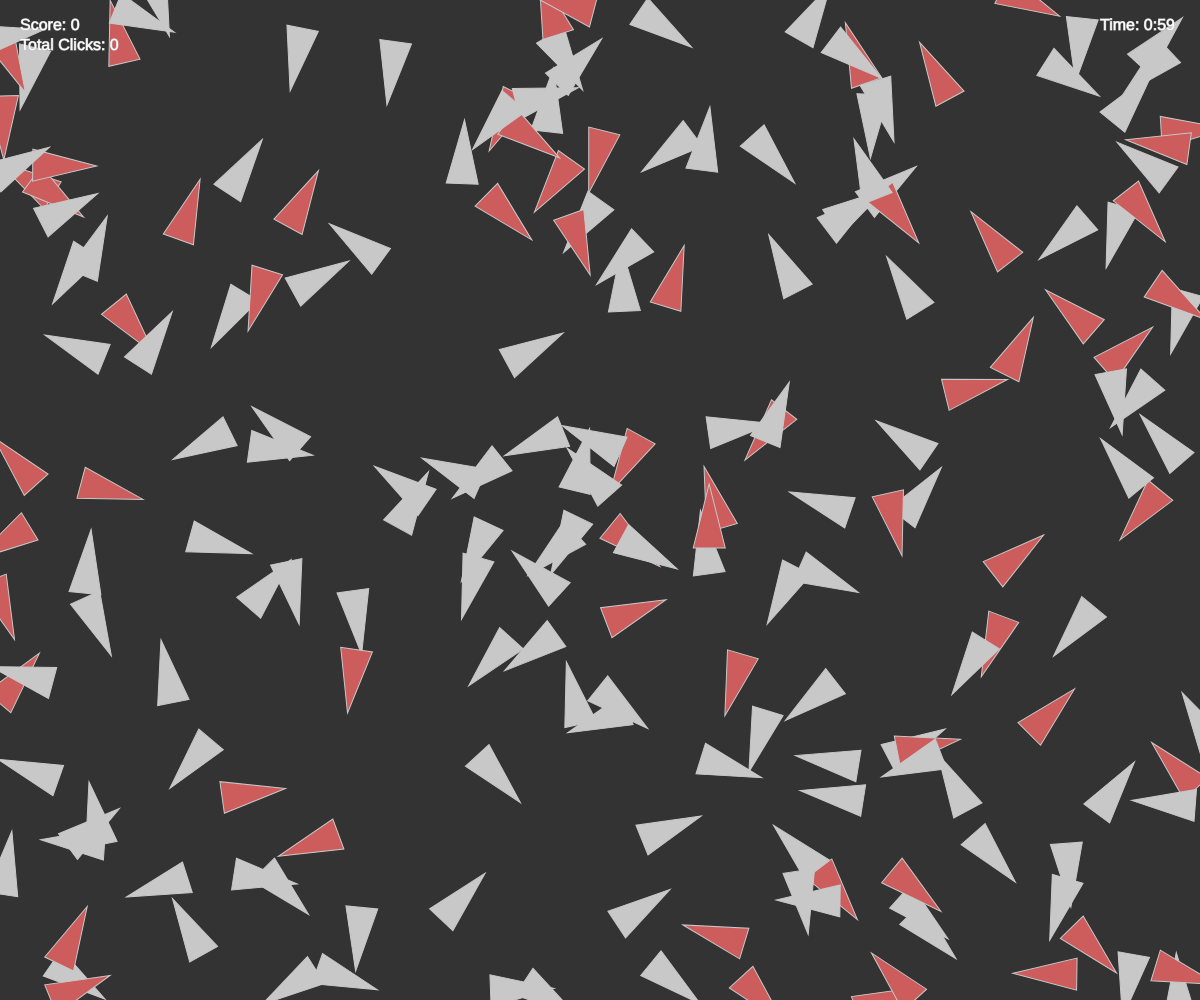
Frame 1 (no input)
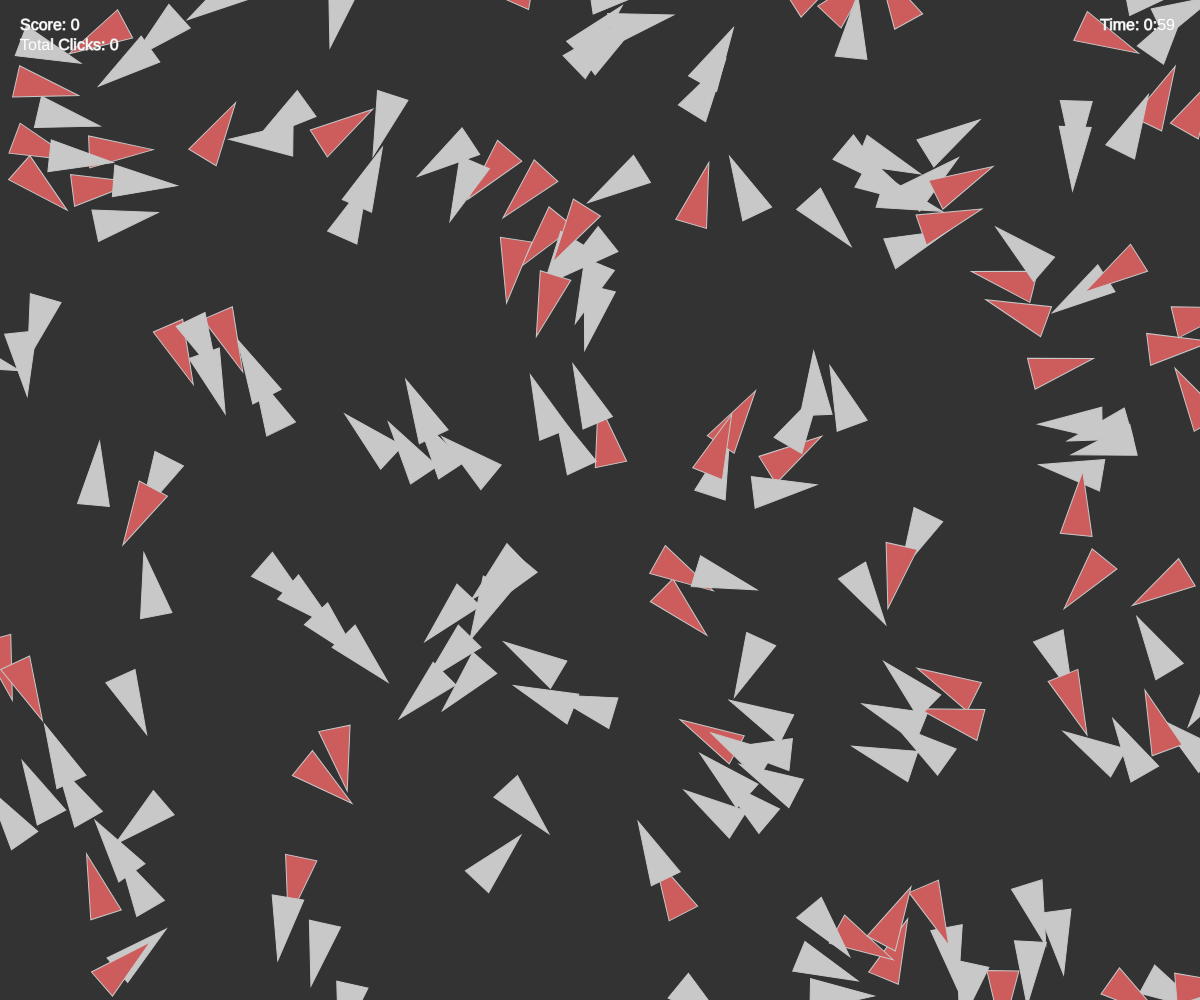
Frame 60 (no input)
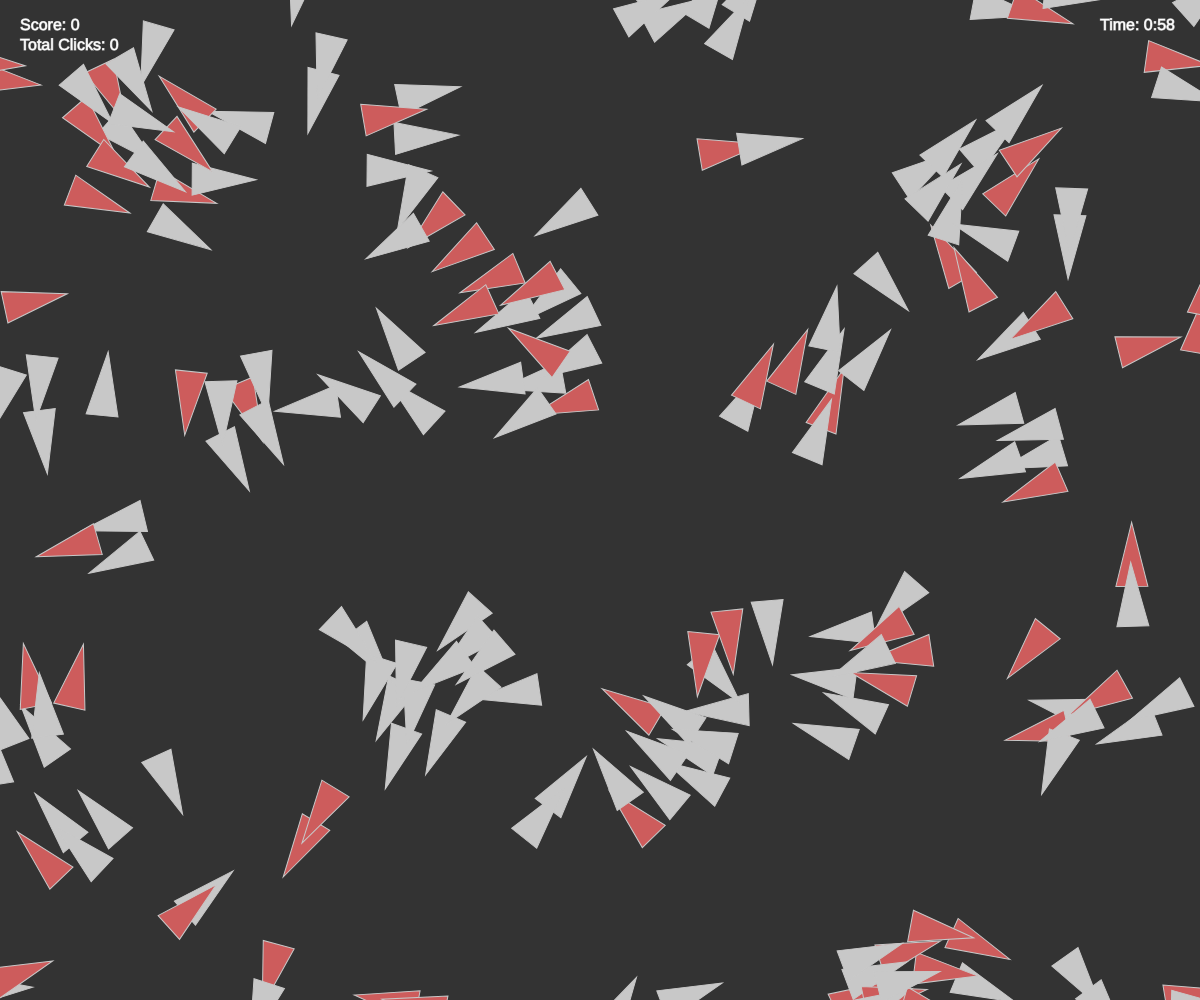
Frame 120 (the mouse pressed at the canvas centre since frame 60)

The p5.js sketch that drew these frames (run headless with seeded random() and noise() and a simulated clock; from frame 60 on, the mouse is pressed at the canvas centre):

// p5.js sketch
// ── sketch.js
//separation and cohesion
//flock position randomised

let flock;
let increaseSpeedButton;
let decreaseSpeedButton;
let increaseBoidsButton;
let decreaseBoidsButton;
let speed = 1.5;
let minSpeed = 0.5;
let maxSpeed = 10;
let minBoids = 10;
let maxBoids = 700;
let boidIncrement = 15;
let score = 0;
let totalClicks = 0; 
let startTime;
let elapsedTime = 0;
let gameRunning = true;

function setup() 
{
    createCanvas(windowWidth, windowHeight);
  cursor(CROSS); // Set the custom cursor image here

  flock = new Flock();

  for (let i = 0; i < 200; i++) {
    let x = random(width); // Generate random x position
    let y = random(height); // Generate random y position
    let b = new Boid(x, y); // Create a new boid at random position
    flock.addBoid(b);
  }

  increaseSpeedButton = createButton('Increase Speed');
  increaseSpeedButton.position(20, height + 20);
  increaseSpeedButton.mousePressed(increaseSpeed);

  decreaseSpeedButton = createButton('Decrease Speed');
  decreaseSpeedButton.position(160, height + 20);
  decreaseSpeedButton.mousePressed(decreaseSpeed);

  increaseBoidsButton = createButton('Increase Boids');
  increaseBoidsButton.position(300, height + 20);
  increaseBoidsButton.mousePressed(increaseBoids);

  decreaseBoidsButton = createButton('Decrease Boids');
  decreaseBoidsButton.position(440, height + 20);
  decreaseBoidsButton.mousePressed(decreaseBoids);
  
  startTime = millis();
}

function draw() {
  if (gameRunning) {
    background(51);
    flock.run();
    fill(255);
    textSize(16);
    text('Score: ' + score, 20, 30); // Display the score
    text('Total Clicks: ' + totalClicks, 20, 50); // Display the total clicks

    elapsedTime = (millis() - startTime) / 1000.0;
    let remainingTime = 60 - elapsedTime;

    

    if (elapsedTime >= 60) {
      gameRunning = false;
    }
  } else {
    // Display game over message or other logic after timer ends
    background(0);
    fill(255);
    textSize(32);
    textFont('Courier New');
    textSize(24);
    textAlign(CENTER);
    text("Time's Up!", width/2, 100);
    text('Your score is ' + score, width/2,200);
    text('Total Clicks = ' + totalClicks, width/2, 250);
    textSize(24);
    textWrap(WORD);
    textAlign(LEFT);
    
  }
  
  let remainingTime = 60 - elapsedTime;
  let minutes = Math.floor(remainingTime / 60); // Calculate minutes
  let seconds = Math.floor(remainingTime % 60); // Calculate seconds with modulo

  // Format seconds with leading zero if needed
  seconds = seconds < 10 ? "0" + seconds : seconds;

  text('Time: ' + minutes + ':' + seconds, width - 100, 30); // Display timer at top right

}


function increaseSpeed() {
  speed += 0.5;
  if (speed > maxSpeed) {
    speed = maxSpeed;
  }
  flock.updateSpeed(speed);
}

function decreaseSpeed() {
  speed -= 0.5;
  if (speed < minSpeed) {
    speed = minSpeed;
  }
  flock.updateSpeed(speed);
}

function increaseBoids() {
  for (let i = 0; i < boidIncrement; i++) {
    let newBoid = new Boid(width / 2, height / 2);
    flock.addBoid(newBoid);
  }
}

function decreaseBoids() {
  for (let i = 0; i < boidIncrement; i++) {
    flock.removeBoid();
  }
}

function Flock() {
  this.boids = [];
}

Flock.prototype.run = function () {
  for (let i = 0; i < this.boids.length; i++) {
    this.boids[i].run(this.boids);
  }
}

Flock.prototype.addBoid = function (b) {
  if (this.boids.length < maxBoids) {
    this.boids.push(b);
  }
}

Flock.prototype.removeBoid = function () {
  if (this.boids.length > minBoids) {
    this.boids.pop();
  }
}

Flock.prototype.updateSpeed = function (speed) {
  for (let i = 0; i < this.boids.length; i++) {
    this.boids[i].maxspeed = speed;
  }
}

function Boid(x, y) {
  this.acceleration = createVector(0, 0);
  this.velocity = createVector(random(-2, 2), random(-2, 2));
  this.position = createVector(x, y);
  this.r = 16.0;
  this.maxspeed = speed;
  this.maxforce = 0.05;
  this.clicked = false;
  
  this.isPink = random() < 0.3; }



Boid.prototype.run = function (boids) {
  this.flock(boids);
  this.update();
  this.borders();
  this.render();
}

Boid.prototype.applyForce = function (force) {
  this.acceleration.add(force);
}

Boid.prototype.flock = function (boids) {
  let sep = this.separate(boids);
  let ali = this.align(boids);
  let coh = this.cohesion(boids);

  sep.mult(1.5); // Adjust the magnitude of separation force
  ali.mult(1.0); // Adjust the magnitude of alignment force
  coh.mult(1.0); // Adjust the magnitude of cohesion force

  this.applyForce(sep);
  this.applyForce(ali);
  this.applyForce(coh);
}

Boid.prototype.update = function () {
  this.velocity.add(this.acceleration);
  this.velocity.limit(this.maxspeed);
  this.position.add(this.velocity);
  this.acceleration.mult(0);
}


Boid.prototype.borders = function () {
  if (this.position.x < -this.r) this.position.x = width + this.r;
  if (this.position.y < -this.r) this.position.y = height + this.r;
  if (this.position.x > width + this.r) this.position.x = -this.r;
  if (this.position.y > height + this.r) this.position.y = -this.r;
}

Boid.prototype.separate = function (boids) {
  let desiredseparation = 25.0;
  let steer = createVector(0, 0);
  let count = 0;
  for (let i = 0; i < boids.length; i++) {
    let d = p5.Vector.dist(this.position, boids[i].position);
    if ((d > 0) && (d < desiredseparation)) {
      let diff = p5.Vector.sub(this.position, boids[i].position);
      diff.normalize();
      diff.div(d);
      steer.add(diff);
      count++;
    }
  }
  if (count > 0) {
    steer.div(count);
  }
  if (steer.mag() > 0) {
    steer.normalize();
    steer.mult(this.maxspeed);
    steer.sub(this.velocity);
    steer.limit(this.maxforce);
  }
  return steer;
}

Boid.prototype.align = function (boids) {
  let neighbordist = 50;
  let sum = createVector(0, 0);
  let count = 0;
  for (let i = 0; i < boids.length; i++) {
    let d = p5.Vector.dist(this.position, boids[i].position);
    if ((d > 0) && (d < neighbordist)) {
      sum.add(boids[i].velocity);
      count++;
    }
  }
  if (count > 0) {
    sum.div(count);
    sum.normalize();
    sum.mult(this.maxspeed);
    let steer = p5.Vector.sub(sum, this.velocity);
    steer.limit(this.maxforce);
    return steer;
  } else {
    return createVector(0, 0);
  }
}

Boid.prototype.cohesion = function (boids) {
  let neighbordist = 50;
  let sum = createVector(0, 0);
  let count = 0;
  for (let i = 0; i < boids.length; i++) {
    let d = p5.Vector.dist(this.position, boids[i].position);
    if ((d > 0) && (d < neighbordist)) {
      sum.add(boids[i].position);
      count++;
    }
  }
  if (count > 0) {
    sum.div(count);
    return this.seek(sum);
  } else {
    return createVector(0, 0);
  }
}

Boid.prototype.seek = function (target) {
  let desired = p5.Vector.sub(target, this.position);
  desired.normalize();
  desired.mult(this.maxspeed);
  let steer = p5.Vector.sub(desired, this.velocity);
  steer.limit(this.maxforce);
  return steer;
}

// function mouseClicked() {
//   totalClicks++;

//   for (let i = flock.boids.length - 1; i >= 0; i--) {
//     let boid = flock.boids[i];
    
//     if (!boid.clicked && boid.isPink && dist(mouseX, mouseY, boid.position.x, boid.position.y) < boid.r+5) {
      
//       console.log("Boid clicked!");
//       boid.clicked = true; 
//       score++; 
//       break; 
//     }
//   }
// }

Boid.prototype.render = function () {
  let theta = this.velocity.heading() + radians(90);
  
  if (this.clicked) { // Highlight clicked boid with green
    fill(0, 255, 0);
  } else if (this.isPink) {
    fill(205, 92, 92);
  } else {
    fill(200);
  }
  stroke(200);
  push();
  translate(this.position.x, this.position.y);
  rotate(theta);
  beginShape();
  vertex(0, -this.r * 2);
  vertex(-this.r, this.r * 2);
  vertex(this.r, this.r * 2);
  endShape(CLOSE);
  pop();
}

function mouseClicked() {
  totalClicks++;

  for (let i = flock.boids.length - 1; i >= 0; i--) {
    let boid = flock.boids[i];
    
    if (!boid.clicked && boid.isPink && pointInBoid(mouseX, mouseY, boid)) {
      console.log("Boid clicked!");
      boid.clicked = true; 
      score++; 
      break; 
    }
  }
}

function pointInBoid(x, y, boid) {
  let vertices = getBoidVertices(boid);
  let inside = false;

  for (let i = 0, j = vertices.length - 1; i < vertices.length; j = i++) {
    let xi = vertices[i].x, yi = vertices[i].y;
    let xj = vertices[j].x, yj = vertices[j].y;

    let intersect = ((yi > y) != (yj > y)) &&
                    (x < (xj - xi) * (y - yi) / (yj - yi) + xi);
    if (intersect) inside = !inside;
  }

  return inside;
}

function getBoidVertices(boid) {
  let vertices = [];
  let theta = boid.velocity.heading() + radians(90);
  let cosTheta = cos(theta);
  let sinTheta = sin(theta);

  // Calculate the vertices of the triangle representing the boid
  let v1 = createVector(boid.position.x, boid.position.y - boid.r * 2);
  let v2 = createVector(boid.position.x - boid.r, boid.position.y + boid.r * 2);
  let v3 = createVector(boid.position.x + boid.r, boid.position.y + boid.r * 2);

  // Rotate the vertices according to boid's heading
  let rotatedV1 = createVector(
    cosTheta * (v1.x - boid.position.x) - sinTheta * (v1.y - boid.position.y) + boid.position.x,
    sinTheta * (v1.x - boid.position.x) + cosTheta * (v1.y - boid.position.y) + boid.position.y
  );
  let rotatedV2 = createVector(
    cosTheta * (v2.x - boid.position.x) - sinTheta * (v2.y - boid.position.y) + boid.position.x,
    sinTheta * (v2.x - boid.position.x) + cosTheta * (v2.y - boid.position.y) + boid.position.y
  );
  let rotatedV3 = createVector(
    cosTheta * (v3.x - boid.position.x) - sinTheta * (v3.y - boid.position.y) + boid.position.x,
    sinTheta * (v3.x - boid.position.x) + cosTheta * (v3.y - boid.position.y) + boid.position.y
  );

  vertices.push(rotatedV1, rotatedV2, rotatedV3);
  return vertices;
}

Boid.prototype.separate = function (boids) {
  let desiredSeparation = 40.0; // Minimum separation distance
  let steer = createVector(0, 0);
  let count = 0;

  for (let i = 0; i < boids.length; i++) {
    let d = p5.Vector.dist(this.position, boids[i].position);

    if ((d > 0) && (d < desiredSeparation)) {
      let diff = p5.Vector.sub(this.position, boids[i].position);
      diff.normalize();
      diff.div(d); // Weight by distance
      steer.add(diff);
      count++;
    }
  }

  if (count > 0) {
    steer.div(count);
  }

  if (steer.mag() > 0) {
    steer.normalize();
    steer.mult(this.maxspeed);
    steer.sub(this.velocity);
    steer.limit(this.maxforce);
  }

  return steer;
}

Boid.prototype.cohesion = function (boids) {
  let neighbordist = 50; // Maximum distance to consider a boid as a neighbor
  let sum = createVector(0, 0);
  let count = 0;

  for (let i = 0; i < boids.length; i++) {
    let d = p5.Vector.dist(this.position, boids[i].position);

    if ((d > 0) && (d < neighbordist)) {
      sum.add(boids[i].position);
      count++;
    }
  }

  if (count > 0) {
    sum.div(count);
    return this.seek(sum); // Use seek behavior to move towards the center of mass of neighbors
  } else {
    return createVector(0, 0);
  }
}
